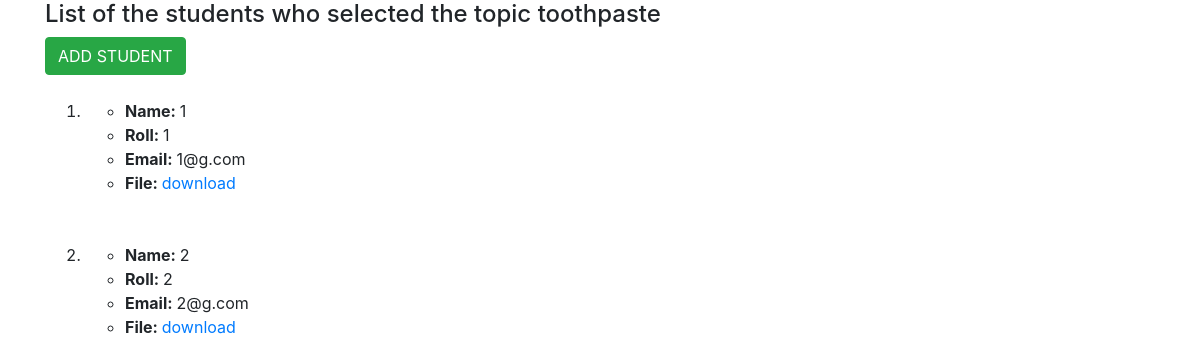
The page /1 on the database its author committed.
### ppt_submission/models.py (models this page shows)
class Topic(models.Model):
    topic_name = models.CharField(max_length=100,unique=True,blank=False)

class Student(models.Model):
    topic = models.ForeignKey(Topic,on_delete=models.CASCADE,default=1)
    name = models.CharField(max_length=100,blank=False)
    email = models.EmailField(max_length=100,unique=True,blank=False,null=True)
    roll = models.IntegerField(blank=False,error_messages={'unique':"you have already selected a topic!"})
    ppt_submitted = models.BooleanField(default=False)

### ppt_submission/views.py (the view)
# urls.py: path('<int:id>',views.Index,name="index"),
def Index(request,id):
    students = Student.objects.all().filter(topic = id)
    topic = Topic.objects.get(id=id)
    add_student = True
    no_of_students = len(students)
    if no_of_students>=3:
        add_student = False
    return render(request,"students.html",{"id":id,"students":students,"add":add_student,"topic_name":topic.topic_name})

### ppt_submission/templates/students.html (shortened to what this page needs)
{% load static %}
<!DOCTYPE html>
<html lang="en">
<head>
    <link rel="stylesheet" href="https://cdn.jsdelivr.net/npm/bootstrap@4.0.0/dist/css/bootstrap.min.css">
</head>
<body>
    <div class="container">
    <h4>List of the students who selected the topic {{ topic_name}}</h4>
    {% if add %}
    <a class="btn btn-success" href="/{{id}}/add_student">ADD STUDENT</a>
    {% endif %}
    <br>
    <br>
    <ol>
    {% for student in students %}
    <li>
    <ul>
    <li><strong>Name: </strong>{{student.name}}</li>
    <li><strong>Roll: </strong>{{student.roll}}</li>
    <li><strong>Email: </strong>{{student.email}}</li>
    {% if student.ppt_submitted %}
        <li><strong>File: </strong><a href="/{{student.roll}}/download">download</a></li>
        {% else %}
        <li><strong>File: </strong><a href="/{{id}}/add_file">UPLOAD FILE</a></li>
    {% endif %}
    </ul>
    </li>
    <br>
    <br>
    {% endfor %}
    </ol>
    </div>
</body>
</html>

### rows shown on the page
Topic: topic_name "toothpaste"
Student: name "1", roll "1", email "1@g.com"
Student: name "2", roll "2", email "2@g.com"
